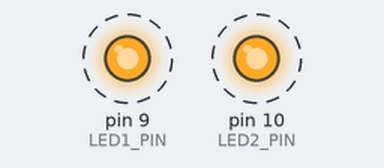
A sketch run on a simulated Arduino Uno, built with avr-gcc and run on an emulated ATmega328P. Shown: output pins drawn as LEDs (lit = HIGH). Dashed ring = blinking.

Above: at 0.2 s.
Timing chart, 0 to 3.0 s (numbered marks = the images above):
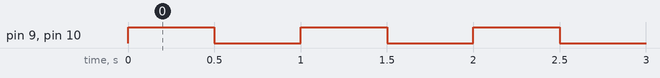

Measured:
- by itself, pin 9 (LED1_PIN), pin 10 (LED2_PIN): alternates HIGH for 0.50 s and LOW for 0.50 s

The sketch:

job06_synchrone.ino
```cpp
#define LED1_PIN 9
#define LED2_PIN 10

void setup() {
  pinMode(LED1_PIN, OUTPUT);
  pinMode(LED2_PIN, OUTPUT);
}

void loop() {
  digitalWrite(LED1_PIN, HIGH);
  digitalWrite(LED2_PIN, HIGH);
  delay(500);

  digitalWrite(LED1_PIN, LOW);
  digitalWrite(LED2_PIN, LOW);
  delay(500);
}
```
